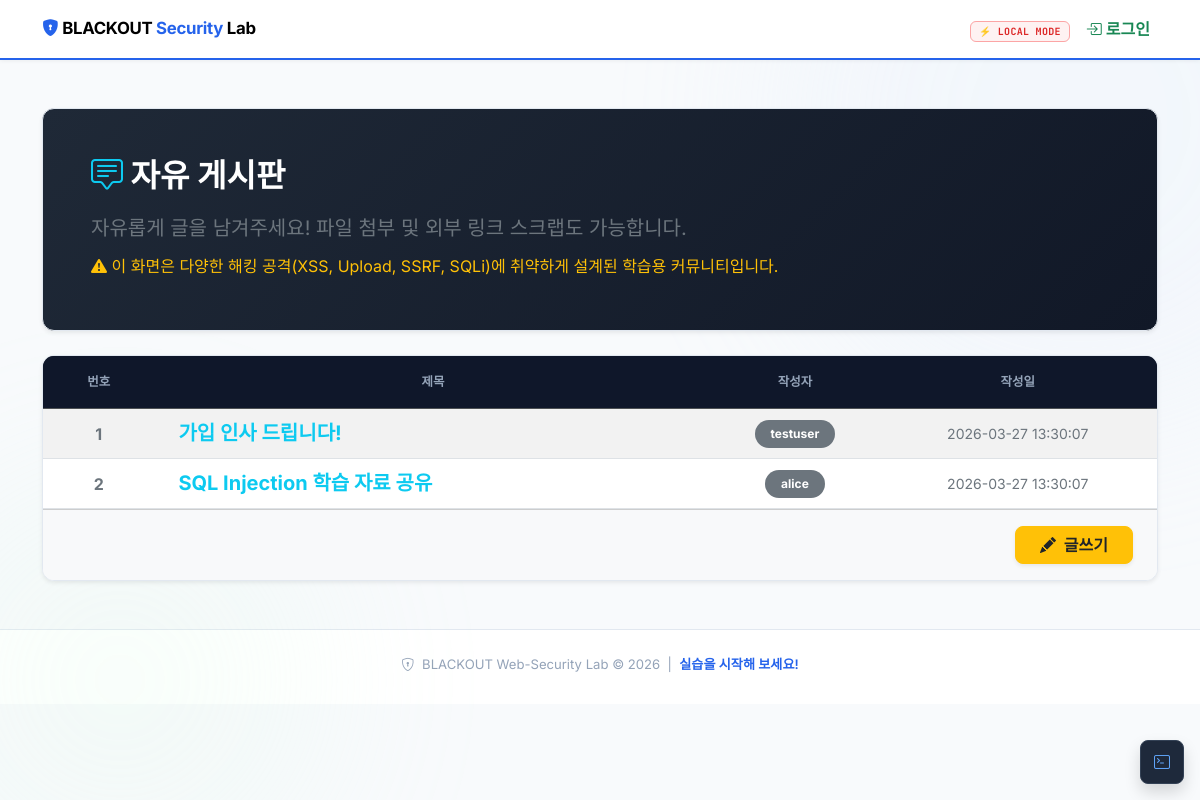
The page / on the database its author committed.
### tables this page shows
CREATE TABLE posts (
    id          INTEGER PRIMARY KEY AUTOINCREMENT,
    title       TEXT NOT NULL,
    content     TEXT NOT NULL,
    author_id   INTEGER NOT NULL,
    author      TEXT NOT NULL,
    views       INTEGER DEFAULT 0,
    likes       INTEGER DEFAULT 0,
    created_at  TIMESTAMP DEFAULT CURRENT_TIMESTAMP,
    updated_at  TIMESTAMP DEFAULT CURRENT_TIMESTAMP,
    FOREIGN KEY (author_id) REFERENCES users(id)
);

### app/routes/board.py (the view)
@bp.route('/')
def index():
    conn    = get_db_connection()
    notices = conn.execute('SELECT * FROM notices ORDER BY created_at DESC').fetchall()
    page    = max(1, request.args.get('page', 1, type=int))
    search  = request.args.get('q', '').strip()
    per     = 10
    if search:
        total = conn.execute("SELECT COUNT(*) FROM posts WHERE (title LIKE ? OR content LIKE ?)",
                             (f'%{search}%', f'%{search}%')).fetchone()[0]
        posts = conn.execute(
            "SELECT * FROM posts WHERE (title LIKE ? OR content LIKE ?) "
            "ORDER BY created_at DESC LIMIT ? OFFSET ?",
            (f'%{search}%', f'%{search}%', per, (page-1)*per)).fetchall()
    else:
        total = conn.execute("SELECT COUNT(*) FROM posts").fetchone()[0]
        posts = conn.execute(
            "SELECT * FROM posts ORDER BY created_at DESC LIMIT ? OFFSET ?",
            (per, (page-1)*per)).fetchall()
    conn.close()
    total_pages = max(1, (total + per - 1) // per)
    resp = make_response(render_template('index.html',
                                         posts=posts,
                                         notices=notices,
                                         page=page,
                                         total_pages=total_pages,
                                         search=search))
    if 'role' not in request.cookies:
        resp.set_cookie('role', 'user')
    return resp

### app/database.py (called while the page is built)
def get_db_connection():
    conn = sqlite3.connect(DB_PATH)
    conn.row_factory = sqlite3.Row
    return conn

### templates/index.html (shortened to what this page needs)
{% extends 'base.html' %}
{% block content %}
<div class="row mb-4">
    <div class="col-md-12">
        <div class="card bg-dark text-white shadow-sm border-0 rounded-4 overflow-hidden" style="background: linear-gradient(135deg, #1f2937, #111827);">
            <div class="card-body p-5">
                <h2 class="fw-bold mb-3"><i class="bi bi-chat-square-text text-info"></i> 자유 게시판</h2>
                <p class="mb-0 text-secondary fs-5">
                    자유롭게 글을 남겨주세요! 파일 첨부 및 외부 링크 스크랩도 가능합니다.<br>
                    <span class="text-warning fs-6 mt-2 d-inline-block"><i class="bi bi-exclamation-triangle-fill"></i> 이 화면은 다양한 해킹 공격(XSS, Upload, SSRF, SQLi)에 취약하게 설계된 학습용 커뮤니티입니다.</span>
                </p>
            </div>
        </div>
    </div>
</div>
<div class="card shadow-sm border-0 rounded-4 overflow-hidden">
    <div class="card-body p-0">
        <div class="table-responsive">
            <table class="table table-hover table-striped mb-0 text-center align-middle">
                <thead class="table-dark">
                    <tr>
                        <th width="10%" class="py-3">번호</th>
                        <th width="50%" class="py-3">제목</th>
                        <th width="15%" class="py-3">작성자</th>
                        <th width="25%" class="py-3">작성일</th>
                    </tr>
                </thead>
                <tbody>
                    {% for post in posts %}
                    <tr>
                        <td class="text-secondary fw-bold">{{ post.id }}</td>
                        <td class="text-start ps-4">
                            <a href="/post/{{ post.id }}" class="text-decoration-none fw-bold fs-5 text-info">
                                {{ post.title | safe }}
                            </a>
                        </td>
                        <td><span class="badge bg-secondary px-3 py-2 rounded-pill">{{ post.author }}</span></td>
                        <td class="text-secondary small">{{ post.created_at }}</td>
                    </tr>
                    {% else %}
                    <tr>
                        <td colspan="4" class="py-5 text-muted">등록된 게시글이 없습니다.</td>
                    </tr>
                    {% endfor %}
                </tbody>
            </table>
        </div>
    </div>
    <div class="card-footer bg-body-tertiary d-flex justify-content-end py-3 px-4">
        <a href="/post/write" class="btn btn-warning fw-bold px-4 rounded-pill shadow-sm text-dark"><i class="bi bi-pencil-fill me-1"></i> 글쓰기</a>
    </div>
</div>
{% endblock %}

### static/style.css (style rules this page uses)
:root { --c-bg: #f8fafc; --c-card: #ffffff; --c-muted: #f1f5f9; --c-border: #e2e8f0; --c-text: #1e293b; --c-sub: #64748b; --c-blue: #2563eb; --c-green: #16a34a; --c-red: #dc2626; --c-orange: #ea580c; --c-yellow: #b45309; --c-cyan: #0891b2; --c-purple: #7c3aed; --shadow-sm: 0 1px 4px rgba(0,0,0,.06); --shadow-md: 0 4px 14px rgba(0,0,0,.08); --shadow-lg: 0 10px 30px rgba(0,0,0,.10); --r: 12px; }
body { font-family: 'Inter', system-ui, sans-serif; background: var(--c-bg); color: var(--c-text); line-height: 1.65; }
.card { border: 1px solid var(--c-border) !important; border-radius: var(--r) !important; box-shadow: var(--shadow-md); background: var(--c-card); }
.table-dark { background: #1e293b; border-radius: 8px; overflow: hidden; }
.table-dark th { background: #0f172a; color: #94a3b8; font-size: .78rem; }
.btn { border-radius: 8px !important; font-weight: 500; }

### rows shown on the page
posts: id "1", title "가입 인사 드립니다!", author "testuser", created_at "2026-03-27 13:30:07"
posts: id "2", title "SQL Injection 학습 자료 공유", author "alice", created_at "2026-03-27 13:30:07"
